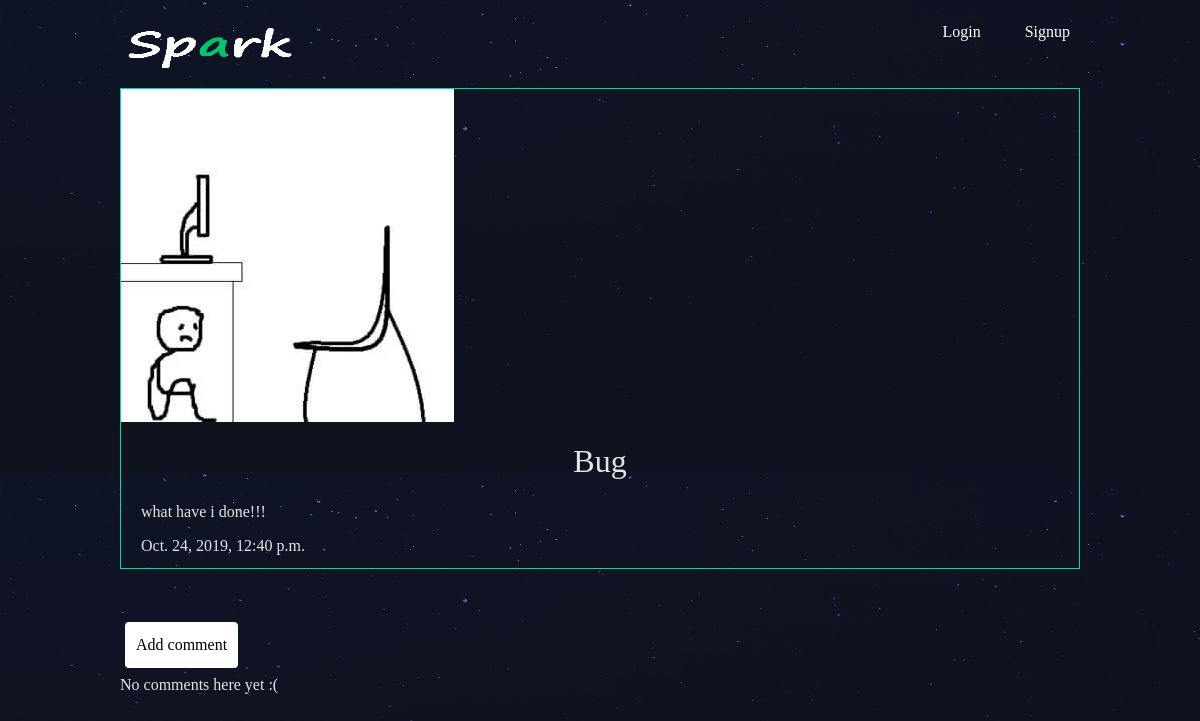
The page /articles/bug/ on the database its author committed.
### articles/models.py (models this page shows, shortened)
class Article(models.Model):
    title = models.CharField(max_length=100)
    slug = models.SlugField()
    body = models.TextField()
    date = models.DateTimeField(auto_now_add=True)
    thumb = models.ImageField(default='default.png', blank=True)
    author = models.ForeignKey(User,default=None, on_delete=models.CASCADE)

### articles/views.py (the view)
# urls.py: path('<slug>/',views.article_detail, name='detail'),
def article_detail(request, slug):
    article = Article.objects.get(slug=slug)
    return render(request, 'articles/article_detail.html', { 'article': article })

### articles/templates/articles/article_detail.html
{% extends 'base_layout.html' %}
{% block content %}
<div class="article-detail">
    <div class="article">
        <img src="{{ article.thumb.url }}" />
        <h2>{{ article.title }}</h2>
        <p>{{ article.body }}</p>
        <p>{{ article.date }}</p>
    </div>
</div>
<br>
<br>
<a style="background-color: white; color:black; padding: 10px; border-radius: 4px; margin:5px" class="btn btn-default" href="{% url 'articles:add_comment_to_article' pk=article.pk %}">Add comment</a>
{% for comment in article.comments.all %}
    <div style="margin:20px;"  class="comment">
        <div class="date">{{ comment.created_date }}</div>
        <strong>{{ comment.user }}</strong>
        <p>{{ comment.text|linebreaks }}</p>
        <hr>
    </div>
{% empty %}
    <p>No comments here yet :(</p>
{% endfor %}
{% endblock %}

### assets/styles.css (style rules this page uses)
body { background-color: #0f121f; background-image: url(/static/stars.png); background-repeat-y: no-repeat; color: rgb(228, 228, 228); }
body * { font-family: Ubuntu; }
h1, h2, h3, h4, h5 { font-weight: normal; margin: 0; }
a, a:hover, a:visited { color: #fff; text-decoration: none; }
.article { padding: 10px; border: 1px solid #00dba0; position: relative; padding-bottom: 40px; }
.article h2 { font-size: 1.2em; }
.article-detail .article { padding: 0; }
.article-detail .article img { max-width: 100%; }
.article-detail .article h2 { text-align: center; margin: 20px auto; font-size: 2em }
.article-detail .article p { margin: 10px 20px }
.btn { background-color: #e7e7e7; color: black; }

### rows shown on the page
Article: thumb (picture), title "Bug", body "what have i done!!!", date "Oct. 24, 2019, 12:40 p.m."
